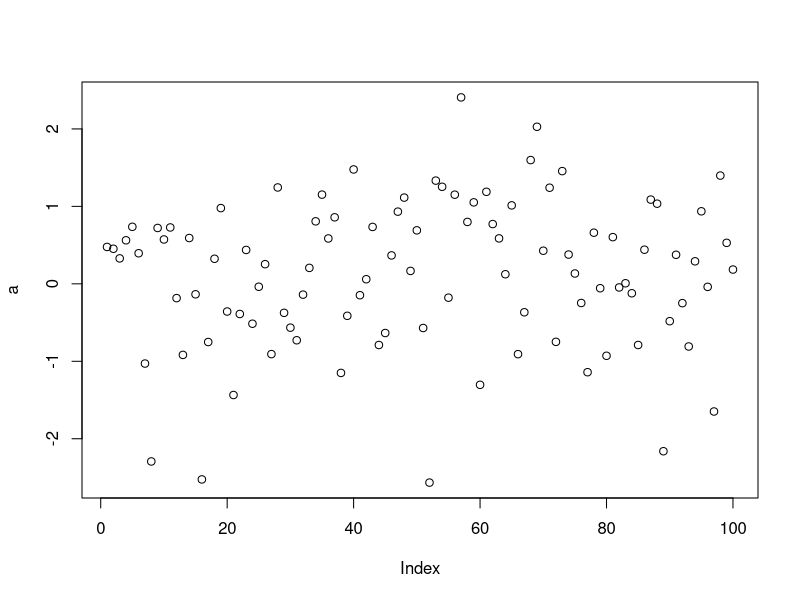

Generate this figure with R:
## ---- chunk 1
knitr::opts_chunk$set(echo = TRUE)
##library(tidyverse) # Wickham的数据整理的整套工具
pdf.options(height=10/2.54, width=10/2.54, family="GB1") # 注意：此设置要放在最后
## ---- chunk 2
a <- rnorm(100)
plot(a)
